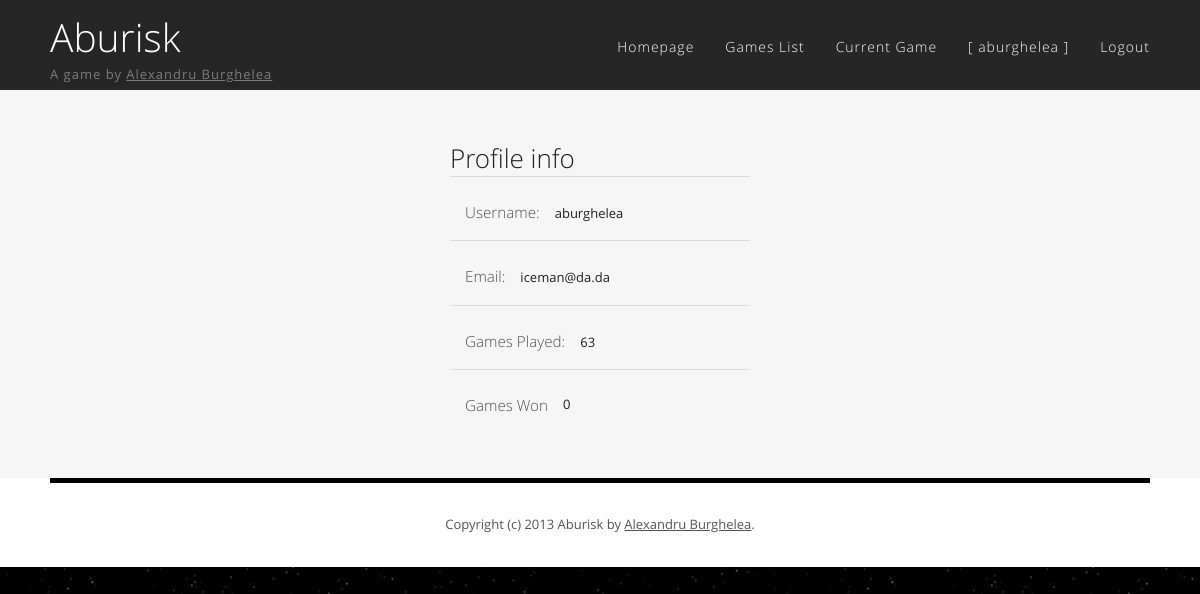
Screenshot of /profile.php (signed in) with the database file from the repository.
### tables this page shows
CREATE TABLE IF NOT EXISTS `users` (
  `id` int(11) NOT NULL AUTO_INCREMENT,
  `username` varchar(20) NOT NULL,
  `email` varchar(45) NOT NULL,
  `password` varchar(45) NOT NULL,
  `played_games` int(11) NOT NULL DEFAULT '0',
  `won_games` int(11) NOT NULL DEFAULT '0',
  PRIMARY KEY (`id`)
);

### profile.php (called while the page is built)
<?php require_once "views/profile_interface.php" ?>

### dao/database/Database.php (called while the page is built, shortened)
<?php
class Database implements IDatabase
{
    private static $instance = NULL;
    public static function connect()
    {
        if (!isset(self::$instance)) {
            self::$instance = new mysqli(HOST, USER, PASSWORD, DATABASE, PORT);
        }
        return self::$instance;
    }
}
?>

### dao/generic/MySqliIHelper.php (called while the page is built, shortened)
<?php
class MySqliIHelper
{
    protected $db;
    function __construct($db)
    {
        $this->db = $db;
    }
    protected function prepare_and_execute($query, $format = array(), $value = array(), $needs_preparation = 'false')
    {
        $stmt = $this->db->prepare($query);
        if ($needs_preparation == 'true') {
            if (!is_array($value))
                $value = array($value);
            if (!is_array($format))
                $format = array($format);
            $params = array_merge($format, $value);
            call_user_func_array(array($stmt, 'bind_param'), $this->ref_values($params));
        }
        $stmt->execute();
        $stmt->store_result();
        return $stmt;
    }
    protected function bind_table_header($stmt)
    {
        $row = array();
        $parameters = array();
        $meta = $stmt->result_metadata();
        while ($field = $meta->fetch_field()) {
            $parameters[] = & $row[$field->name];
        }
        call_user_func_array(array($stmt, 'bind_result'), $parameters);
        return $row;
    }
    protected function bind_results($stmt, $row)
    {
        $results = null;
        while ($stmt->fetch()) {
            $line = array();
            foreach ($row as $key => $val)
                $line[$key] = $val;
            $results[] = $line;
        }
        return $results;
    }
    protected function build_where_clause($arr)
    {
        return $arr . self::C_LIKE;
    }
    protected function build_aditional_params($orderby = '', $direction = '', $limit = '', $show = '')
    {
        return array($orderby, $limit);
    }
    protected function ref_values(&$arr)
    {
        if (strnatcmp(phpversion(), '5.3') >= 0) {
            $refs = array();
            foreach (array_keys($arr) as $key) {
                $refs[$key] = & $arr[$key];
            }
            return $refs;
        }
        return $arr;
    }
}

### session/AuthManager.php (called while the page is built, shortened)
<?php
class AuthManager
{
    public static function getLoggedInUserId()
    {
        $isSet = isset($_SESSION['user_id']);
        return $isSet ? $_SESSION['user_id'] : false;
    }
}
?>

### dao/generic/GenericDao.php (called while the page is built, shortened)
<?php
require_once dirname(__FILE__) . '/Scaffold.php';
abstract class GenericDao implements IScaffold
{
    protected static $TABLE_NAME;
    private $scaffold;
    function __construct()
    {
        $this->scaffold = new Scaffold(self::$TABLE_NAME);
    }
    public function getRowsByField($field, $value, $orderby = '', $direction = 'ASC', $limit = '', $show = '')
    {
        $rows = $this->scaffold->getRowsByField($field, $value, $orderby, $direction, $limit, $show);
        return empty($rows) ? null : $this->mapRowsToObject($rows);
    }
    private function mapRowsToObject($rows)
    {
        $rtn = array();
        foreach ($rows as $object_row) {
            $object=new $classname();
            foreach ($object_row as $prop => $value) {
                $object->{$prop} = $value;
            }
            $rtn[] = $object;
        }
        return $rtn;
    }
}

### dao/generic/Scaffold.php (called while the page is built, shortened)
<?php
require_once dirname(__FILE__) . "/../database/Database.php";
require_once dirname(__FILE__) . "/../generic/MySqliIHelper.php";
class Scaffold extends MySqliIHelper implements IScaffold
{
    private $table;
    public function __construct($table)
    {
        $this->table = mysqli_real_escape_string($this->db, $table);
    }
    public function getRowsbyField($field, $value, $orderby = '', $direction = 'ASC', $limit = '', $show = '')
    {
        $format = "s";
        $where_clause = $this->build_where_clause($field);
        return $this->get_rows_from_db($value, $format, $where_clause, $orderby, $direction, $limit, $show);
    }
    protected function get_rows_from_db($value, $format, $where_clause, $orderby, $direction, $limit, $show)
    {
        list($orderby, $limit) = $this->build_aditional_params($orderby, $direction, $limit, $show);
        $query = sprintf(Scaffold::GET_ROWS_SQL, $this->table, $where_clause, $orderby, $limit);
        return $this->run_get($query, $format, $value, 'true');
    }
    private function run_get($query, $format, $value, $prepare = 'false')
    {
        $stmt = $this->prepare_and_execute($query, $format, $value, $prepare);
        $row = $this->bind_table_header($stmt);
        return $this->bind_results($stmt, $row);
    }
}
?>

### views/profile_interface.php (the view, shortened to what this page needs)
<!DOCTYPE HTML>
<html>
<?php require_once "head.php" ?>
<?php
if (isset($_GET['id']))
    $id = $_GET['id'];
else
    $id = AuthManager::getLoggedInUserId();
$user = new User();
$user = $user->getRowsByField('id', $id)[0];
?>
<body>
<div id="wrapper">
    <?php require_once "header.php" ?>
    <div id="page">
        <div id="content-center" style="width: 300px">
            <div id="profile">
                <h1>Profile info</h1>
                <ul class="style2">
                    <li class="">
                        <h3>
                            <a href="javascript:void(0);">
                                Username:
                            </a>
                        </h3>
                        <p>
                            <?php echo $user->username ?>
                        </p>
                    </li>
                    <li>
                        <h3>
                            <a href="javascript:void(0);">
                                Email:
                            </a>
                        </h3>
                        <p>
                            <?php echo $user->email ?>
                        </p>
                    </li>
                    <li>
                        <h3>
                            <a href="javascript:void(0);">
                                Games Played:
                            </a>
                        </h3>
                        <p>
                            <?php echo $user->played_games ?>
                        </p>
                    </li>
                    <li style="clear:both">
                        <h3>
                            <a href="javascript:void(0);">
                                Games Won
                            </a>
                        </h3>
                        <?php echo $user->won_games ?>
                    </li>
                </ul>
            </div>
        </div>
    </div>
</div>
</body>
</html>

### resources/css/default.css (style rules this page uses)
html, body { height: 100%; }
body { margin: 0; padding: 0; background: #22222D url(../images/background.png) repeat content-box; font-family: 'Open Sans', sans-serif; font-size: 13px; color: #545454; }
h1, h2, h3 { margin: 0; padding: 0; font-weight: 300; }
p, ol, ul { margin-top: 0; margin-bottom: 0; }
p { line-height: 180%; }
a { color: #141414; }
#wrapper { overflow: hidden; width: 1200px; margin: 0 auto; background: #FFFFFF; box-shadow: 0 0 10px 5px rgba(0, 0, 0, .2); }
#page { overflow: hidden; width: 1100px; padding: 50px 50px; background: #F6F6F6; color: #202020; }
#content-center { width: 750px; margin: 0 auto; position: relative; overflow: hidden; }
#footer { overflow: hidden; margin: 0 50px; padding: 30px 0; border-top: 5px solid #000000; }
#footer p { text-align: center; }
#footer a { color: #545454; }
ul.style2 { margin: 0; padding: 0; list-style: none; }
ul.style2 li { padding: 25px 0 15px 0; border-top: 1px solid #DDDDDD; }
#profile ul.style2 h3 { padding: 0 15px 10px 15px; float: left; }
ul.style2 h3 { padding: 0 0 10px 0; float: none; }
ul.style2 h3 a { color: #4F4F4F; }
ul.style2 a { text-decoration: none; color: #919191; }

### rows the page displays
users: username "aburghelea", email "iceman@da.da", played_games "63", won_games "0"

### other values shown
$username "aburghelea"
